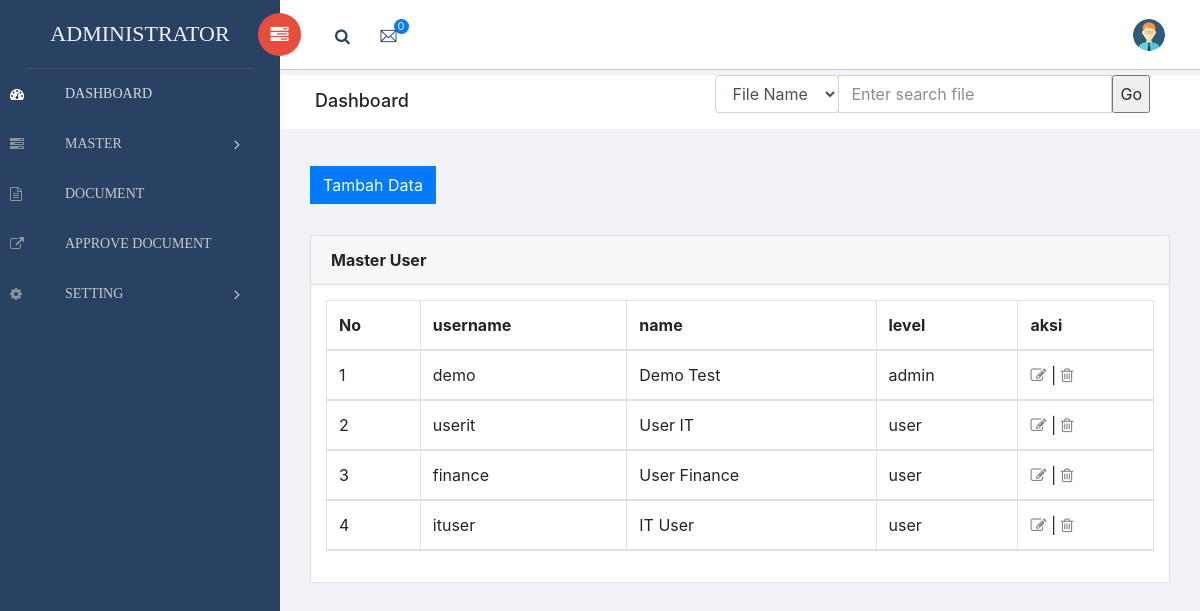
Screenshot of /media.php?module=user (signed in) with the database file from the repository.
### tables this page shows
CREATE TABLE `user` (
  `id_user` int(2) NOT NULL AUTO_INCREMENT,
  `username` varchar(25) NOT NULL,
  `password` varchar(50) NOT NULL,
  `nama_lengkap` varchar(50) NOT NULL,
  `email` varchar(25) NOT NULL,
  `no_tlp` varchar(20) NOT NULL,
  `level` varchar(15) NOT NULL,
  `departemenid` int(5) NOT NULL,
  `ceck` varchar(6) NOT NULL,
  PRIMARY KEY (`id_user`)
);

### modul/user.php (the view, shortened to what this page needs)
 <link rel="stylesheet" href="style.css" />
 <?php
switch($_GET['act']){
  default:
  if($_SESSION[leveluser]=='admin'){?>
  <div class="card-body">
    <a class="btn btn-primary" href="?module=user&act=tambahuser" role="button">Tambah Data</a></div>
	<div class="content mt-3">
            <div class="animated fadeIn">
                <div class="row">
                <div class="col-md-12">
                    <div class="card">
                        <div class="card-header">
                            <strong class="card-title">Master User</strong>
                        </div>
                        <div class="card-body">
                  <table id="bootstrap-data-table" class="table table-striped table-bordered">
                    <thead>
					<?php
          echo "<tr><th>No</th><th>username</th><th>name</th><th>level</th><th>aksi</th></tr>";
    $tampil=mysql_query("SELECT * FROM user WHERE username !='admin' ORDER BY id_user");
    $no=1;
    while ($r=mysql_fetch_array($tampil)){
       echo "<tr><td>$no</td>
             <td>$r[username]</td>
		     <td>$r[nama_lengkap]</a></td>
			 <td>$r[level]</td>
             <td><a href=?module=user&act=edituser&id=$r[id_user]><i class='menu-icon fa fa-edit' border=0 border=0 title='edit'></i></a> |
	             <a href='./aksi.php?module=user&act=hapus&id=$r[id_user]' onClick=\"return confirm('Anda yakin akan menghapus data dari tabel ini?')\">
			     <i class='menu-icon fa fa-trash-o' border=0 title='hapus'></i></a>
             </td></tr>";
      $no++;
    }
	}
	else{
	echo "Maaf Anda tidak punya hak";
	}
    echo "</fieldset>";?>
                  </table>
                        </div>
                    </div>
                </div>
                </div>
            </div>
			<?php
    break;
    echo "<form name='tambah' method=POST action='./aksi.php?module=user&act=input' onSubmit=\"return validasi()\">";?>
		<?php
}
?>

### assets/scss/styles.css (style rules this page uses)
body { background: #f1f2f7; display: table; font-family: 'Calibri' sans-serif !important; font-size: 16px; width: 100%; }
div[class*="col-"] { float: left; }
a, button { text-decoration: none; outline: none !important; color: #878787; -webkit-transition: all 0.25s ease; -moz-transition: all 0.25s ease; -ms-transition: all 0.25s ease; -o-transition: all 0.25s ease; transition: all 0.25s ease; }
.btn, button, input, textarea { box-shadow: none; outline: 0 !important; }
.content { float: left; padding: 0 20px; width: 100%; }
.card { margin-bottom: 1.5rem; border-radius: 0; }
.btn, .button { display: inline-block; font-weight: 400; text-align: center; white-space: nowrap; vertical-align: middle; transition: all .15s ease-in-out; border-radius: 0; cursor: pointer; }
@media (max-width: 1368px) { .content { padding: 0 15px; } }
@media (max-width: 1368px) { .card-body { padding: 15px; } }

### rows the page displays
user: username "demo", nama_lengkap "Demo Test", level "admin"
user: username "userit", nama_lengkap "User IT", level "user"
user: username "finance", nama_lengkap "User Finance", level "user"
user: username "ituser", nama_lengkap "IT User", level "user"

### other values shown
$jml "0"
